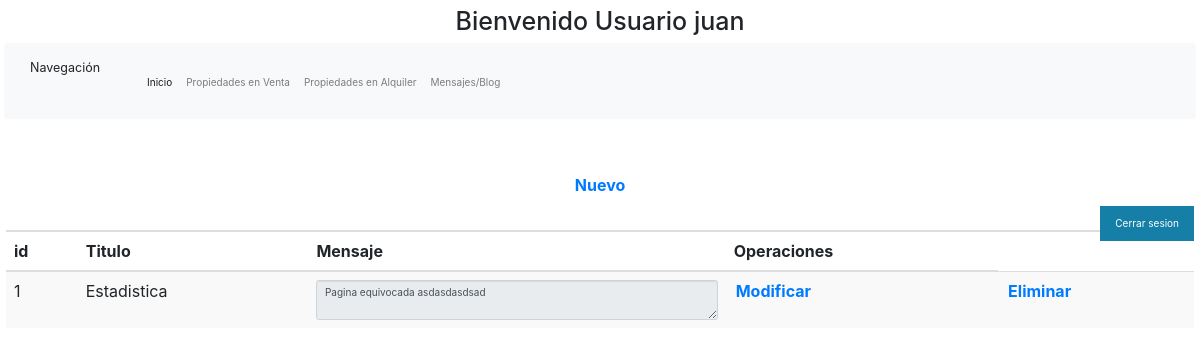
The app's page /admin/Blog/mostrarBlog.php (signed in) with its own data.
### tables this page shows
CREATE TABLE `blog` (
  `idBlog` int(11) NOT NULL,
  `titulo` varchar(45) NOT NULL,
  `Mensaje` varchar(200) NOT NULL
);

### admin/Blog/mostrarBlog.php (the view, shortened to what this page needs)
<?php
    $usuario = $_SESSION['username'];
    if (!isset($usuario)) {
        header("Location: ../../login.php");
    }else{
        echo " <h1>Bienvenido Usuario $usuario</h1> ";
    }
?>
<!DOCTYPE html>
<html lang="en">
<head>
    <link rel="stylesheet" href="https://maxcdn.bootstrapcdn.com/bootstrap/3.3.7/css/bootstrap.min.css">
    <link rel="stylesheet" href="https://cdn.jsdelivr.net/npm/bootstrap@4.0.0/dist/css/bootstrap.min.css">
</head>
<body>
<div class="social">
  <ul>
    <li><a href='../Administrador/salir.php'>Cerrar sesion</a></li>
  </ul>
</div>
<nav class="navbar navbar-expand-lg navbar-light bg-light">
  <div class="container-fluid">
    <a class="navbar-brand">Navegación</a>
    <div class="collapse navbar-collapse" id="navbarSupportedContent">
      <ul class="navbar-nav me-auto mb-2 mb-lg-0">
        <li class="nav-item">
          <a class="nav-link active" aria-current="page" href="../Administrador/paginaUsuario.php">Inicio</a>
        </li>
        <li class="nav-item">
          <a class="nav-link" href="../Venta/mostrarPropiedades.php">Propiedades en Venta</a>
        </li>
        <li class="nav-item">
           <a class="nav-link" href="../Alquiler/mostrarPropiedades.php">Propiedades en Alquiler</a>
        </li>
        <li class="nav-item">
          <a class="nav-link" href="mostrarBlog.php">Mensajes/Blog</a>
        </li>
      </ul>
    </div>
  </div>
</nav>
   <div class="table-responsive">
   <table class="table table-striped">
       <thead>
           <tr>
               <th colspan="13">
                   <a href="blog.php"> <center>Nuevo</center> </a>
               </th>
           </tr>
           <tr>
               <th>id</th>
               <th>Titulo</th>
               <th>Mensaje</th>
               <th>Operaciones</th>
           </tr>
       </thead>
       <tbody>
           <?php
           include "conexion.php";
           $query = "SELECT * FROM blog";
           $resultado = $conn->query($query);
           while ($row = $resultado->fetch_assoc()) {
            ?>
            <tr>
            <td> <?php echo $row['idBlog']; ?> </td>
            <td> <?php echo $row['titulo']; ?> </td>
            <td> <textarea readonly="readonly" class="form-control"><?php echo $row['Mensaje']; ?></textarea> </td>
            <th> <a href="modificarBlog.php?id=<?php echo $row['idBlog'];?>">Modificar</a></th>
            <th> <a href="borrar.php?id=<?php echo $row['idBlog'];?>">Eliminar</a></th>
            </tr>
           <?php
           }
           ?>
       </tbody>
    </table>
   </div>
</body>
</html>

### css/templatemo_style.css (style rules this page uses)
body { font:14px/1.85em 'Open Sans',Arial,Helvetice Neue,sans-serif; color:#000000; font-weight:400; font-style:normal; -webkit-font-smoothing:antialiased; -webkit-text-size-adjust:100%; }
a,a:hover,a:focus { text-decoration:none; -webkit-transition:all 150ms ease-in; -moz-transition:all 150ms ease-in; -o-transition:all 150ms ease-in; transition:all 150ms ease-in; }
h1,h2,h3,h4,h5,h6 { font-family:'Open Sans',Arial,Helvetice Neue,sans-serif; }
h1 { width:100%; font-size:36px; color:#747474; text-align:center; }
.navbar-collapse { box-shadow:none; }
.templatemo_contactwrapper input,textarea { width:100%; border:1px solid #e2e2e2; margin-top:10px; padding:5px; }

### css/styles.css (style rules this page uses)
article,aside,details,figcaption,figure,footer,header,hgroup,menu,nav,section { display:block; }
ol,ul { list-style:none; }
input,textarea { -webkit-font-smoothing:antialiased; -webkit-text-size-adjust:100%; -ms-text-size-adjust:100%; -webkit-box-sizing:border-box; -moz-box-sizing:border-box; box-sizing:border-box; outline:none; }
table { border-collapse:collapse; border-spacing:0; }
* { margin: 0; padding: 2; -box-sizing: border-box; }
.social { position: fixed; right: 0 ; top: 200px; z-index: 2000; }
.social { list-style: none; }
.social ul li a { display: inline-block; color:rgb(255, 255, 255); background: rgb(21, 127, 168); padding: 10px 15px; text-decoration: none; -webkit-transition:all 500ms ease ; -o-transition:all 500ms ease ; transition:all 500ms ease ; }

### records on screen
blog: idBlog "1", titulo "Estadistica", Mensaje "Pagina equivocada asdasdasdsad"

### other values on screen
$usuario "juan"
